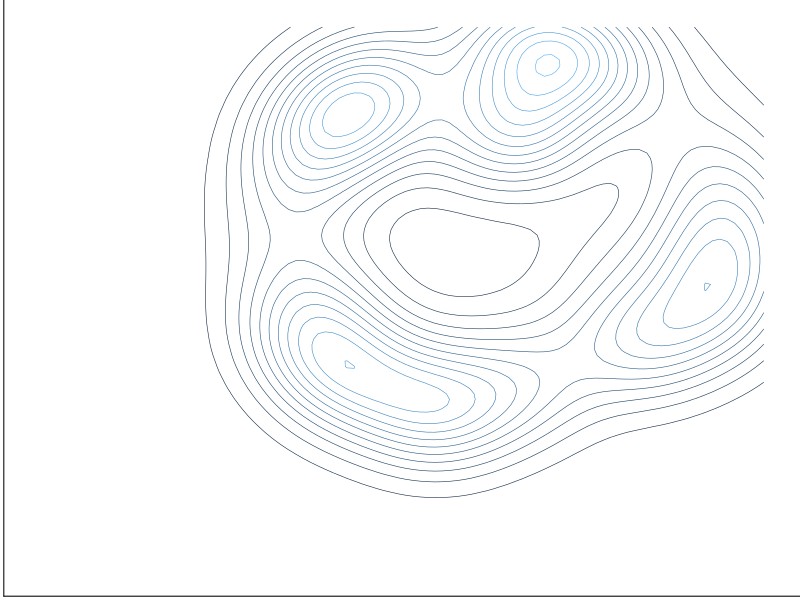

R code for this plot:
df_full = read.csv('global.csv')
library(MASS)
library(ggplot2)
library(mclust)
library("grid")


species = 'CH4'
df =  df_full[c(paste0(species,'_x'),paste0(species,'_y'))]
mixclust = Mclust(df)

num = names(sort(summary(as.factor(mixclust$classification)), decreasing=T))
clusters = lapply(num, function(x) mixclust$parameters$mean[,strtoi(x)])
clust = t(data.frame(clusters))


colnames(df) = c("x","y")
colnames(clust) = c("x","y")
rownames(clust) = num

df[dim(df[1])+1,1]= 0
df[dim(df[1]),2]= 0
df[dim(df[1])+1,1]= 1
df[dim(df[1]),2]= 1

p=ggplot(data=df,aes(x,y)) +
geom_point(data= df,shape = 21, fill = 'transparent',col = 'transparent')+
geom_density2d(alpha=1,size=.2,aes(colour=..level..))  +
theme_bw() + theme(panel.border = element_blank(), panel.grid.major = element_blank(),
panel.grid.minor = element_blank(), axis.line = element_line(colour = "black"))+
theme(legend.position="none")+
theme(plot.margin=unit(c(0,0,0,0),"cm"))+
theme(
axis.title.x=element_blank(),
axis.text.x=element_blank(),
axis.ticks.x=element_blank(),
axis.title.y=element_blank(),
axis.text.y=element_blank(),
axis.ticks.y=element_blank(),
panel.grid = element_blank(),
 panel.border = element_blank(),
 #line = element_blank(),
text = element_blank(),
line = element_blank(),
title = element_blank()
)


filename = paste0("r",species,".svg")

names={}
names$order=num
names$coords=clust
names$file = filename

#ggsave(file=filename, plot=p, width=10, height=10)





.f = function() {
unused
#gt <- ggplot_gtable(ggplot_build(p))
#ge <- subset(gt$layout, name == "panel")
#grid.draw(gt[ge$t:ge$b, ge$l:ge$r])

## now save as svg
install.packages('package_name', dependencies=TRUE, repos='http://cran.rstudio.com/')

options(repos='http://cran.rstudio.com/')

packages <- function(pkg){
    new.pkg <- pkg[!(pkg %in% installed.packages()[, "Package"])]
    if (length(new.pkg))
        install.packages(new.pkg, dependencies = TRUE, repos='https://cran.rstudio.com/')
    sapply(pkg, require, character.only = TRUE)
}

packages(c("foo", "bar", "baz"))
}
